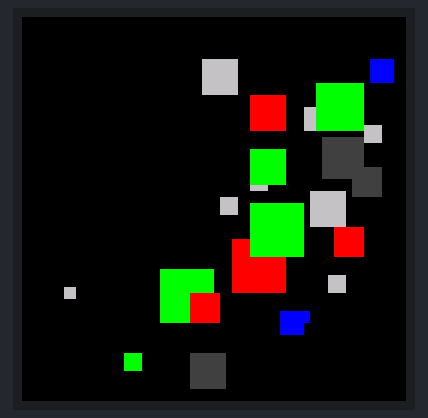
The sketch below on a simulated ESP32. On the bench: 64×64 colour display. Random numbers use the default seed unless the sketch sets one; what the sketch prints to the serial monitor is not drawn.

Above: at 1.66 s.
At 6.35 s:
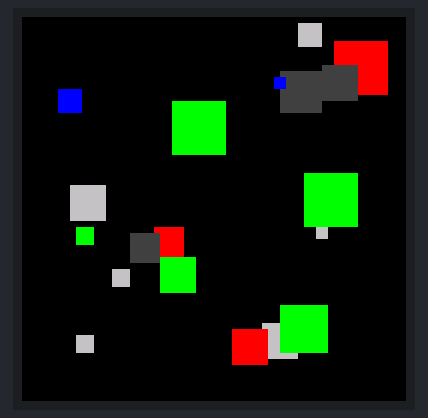
At 11.04 s:
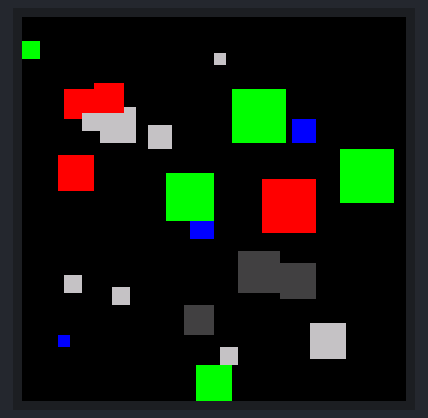
At 20.73 s:
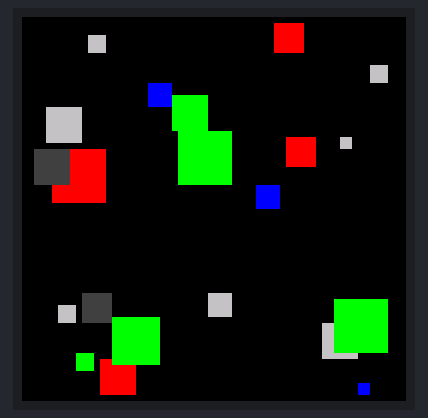
At 30.1 s:
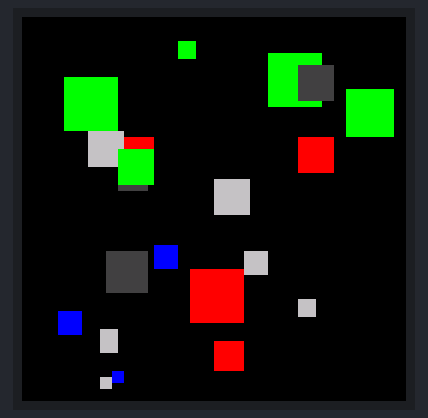
At 39.79 s:
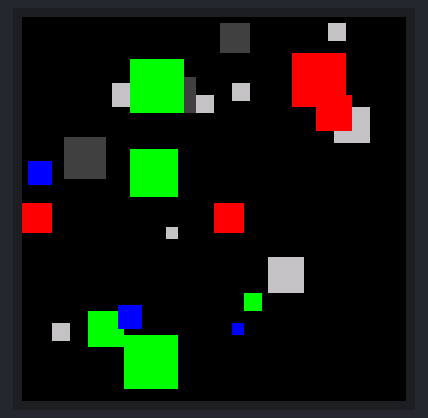

The sketch:

BouncingSquares.ino
```cpp
#include "ESP32-HUB75-MatrixPanel-I2S-DMA.h"

/*--------------------- MATRIX PANEL CONFIG -------------------------*/
#define PANEL_RES_X 64      // Number of pixels wide of each INDIVIDUAL panel module.
#define PANEL_RES_Y 64     // Number of pixels tall of each INDIVIDUAL panel module.
#define PANEL_CHAIN 1      // Total number of panels chained one to another

MatrixPanel_I2S_DMA *display = nullptr;

// Module configuration
HUB75_I2S_CFG mxconfig(
  PANEL_RES_X,   // module width
  PANEL_RES_Y,   // module height
  PANEL_CHAIN    // Chain length
);


uint16_t myDARK = display->color565(64, 64, 64);
uint16_t myWHITE = display->color565(192, 192, 192);
uint16_t myRED = display->color565(255, 0, 0);
uint16_t myGREEN = display->color565(0, 255, 0);
uint16_t myBLUE = display->color565(0, 0, 255);

uint16_t colours[5] = { myDARK, myWHITE, myRED, myGREEN, myBLUE };


struct Square
{
  float xpos, ypos;
  float velocityx;
  float velocityy;
  boolean xdir, ydir;
  uint16_t square_size;
  uint16_t colour;
};

const int numSquares = 25;
Square Squares[numSquares];

void setup()
{
  // put your setup code here, to run once:
  delay(1000);
  Serial.begin(115200);
  delay(200);

  Serial.println("...Starting Display");
  //mxconfig.double_buff = true; // Turn of double buffer
  mxconfig.clkphase = false;
  mxconfig.gpio.e = 32;
  // OK, now we can create our matrix object
  display = new MatrixPanel_I2S_DMA(mxconfig);
  display->begin();  // setup display with pins as pre-defined in the library

  // Create some Squares
  for (int i = 0; i < numSquares; i++)
  {
    Squares[i].square_size = random(2,10);
    Squares[i].xpos = random(0, display->width() - Squares[i].square_size);
    Squares[i].ypos = random(0, display->height() - Squares[i].square_size);
    Squares[i].velocityx = static_cast <float> (rand()) / static_cast <float> (RAND_MAX);
    Squares[i].velocityy = static_cast <float> (rand()) / static_cast <float> (RAND_MAX);
    //Squares[i].xdir = (random(2) == 1) ? true:false;
    //Squares[i].ydir = (random(2) == 1) ? true:false;

    int random_num = random(6);
    Squares[i].colour = colours[random_num];
  }
}

void loop()
{
  display->flipDMABuffer(); // not used if double buffering isn't enabled
  delay(25);
  display->clearScreen();

  for (int i = 0; i < numSquares; i++)
  {
    // Draw rect and then calculate
    display->fillRect(Squares[i].xpos, Squares[i].ypos, Squares[i].square_size, Squares[i].square_size, Squares[i].colour);

    if (Squares[i].square_size + Squares[i].xpos >= display->width()) {
      Squares[i].velocityx *= -1;
    } else if (Squares[i].xpos <= 0) {
      Squares[i].velocityx = abs (Squares[i].velocityx);
    }

    if (Squares[i].square_size + Squares[i].ypos >= display->height()) {
      Squares[i].velocityy *= -1;
    } else if (Squares[i].ypos <= 0) {
      Squares[i].velocityy = abs (Squares[i].velocityy);
    }

    Squares[i].xpos += Squares[i].velocityx;
    Squares[i].ypos += Squares[i].velocityy;
  }
}
```
